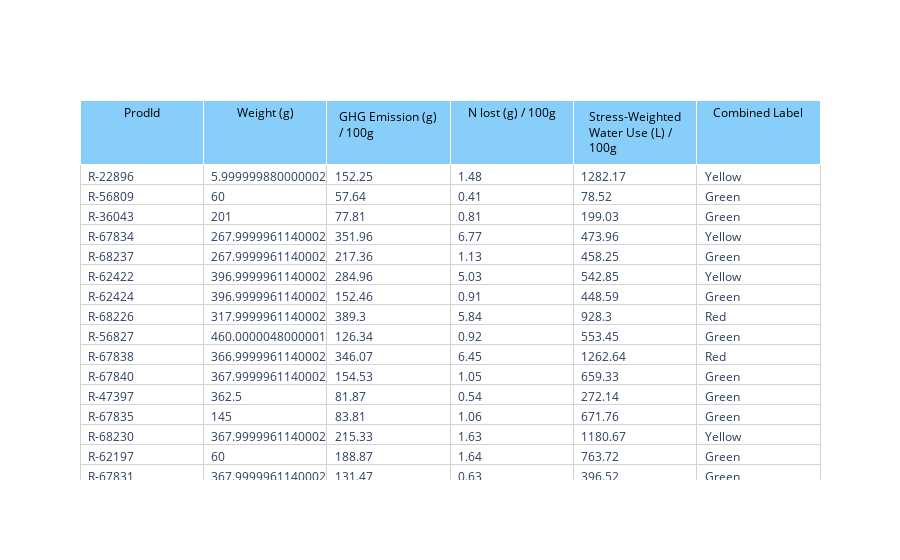

The notebook cell this image was saved under:
### Code cell
import plotly.graph_objects as go

fig = go.Figure(data=[go.Table(header=dict(values=["ProdId", "Weight (g)", "GHG Emission (g) / 100g", "N lost (g) / 100g",
                                                  "Stress-Weighted Water Use (L) / 100g","Combined Label"],
                                          fill_color="lightskyblue", font=dict(color="black", size=12)),
                              cells=dict(values=[df["ProdId"].tolist(), df["Weight (g)"].tolist(), 
                                                df["GHG Emission (g) / 100g"].tolist(), df["N lost (g) / 100g"].tolist(),
                                                df["Stress-Weighted Water Use (L) / 100g"].tolist(),
                                                df["Combined Label"].tolist()],
                                        fill_color="white", align="left", line_color="lightgrey"))])

fig.show()
fig.write_html("result_table.html")

### Figure 1 — Plotly figure (JSON) as saved in the notebook; plotly's stock layout.template omitted (floating-point values rounded to 4 significant figures; data arrays with more than 128 entries replaced by an {"elided": "..."} marker saying what was removed)
{"data": [{"cells": {"align": "left", "fill": {"color": "white"}, "line": {"color": "lightgrey"}, "values": {"elided": "6x823 mixed values"}}, "header": {"fill": {"color": "lightskyblue"}, "font": {"color": "black", "size": 12}, "values": ["ProdId", "Weight (g)", "GHG Emission (g) / 100g", "N lost (g) / 100g", "Stress-Weighted Water Use (L) / 100g", "Combined Label"]}, "type": "table"}], "layout": {}}
